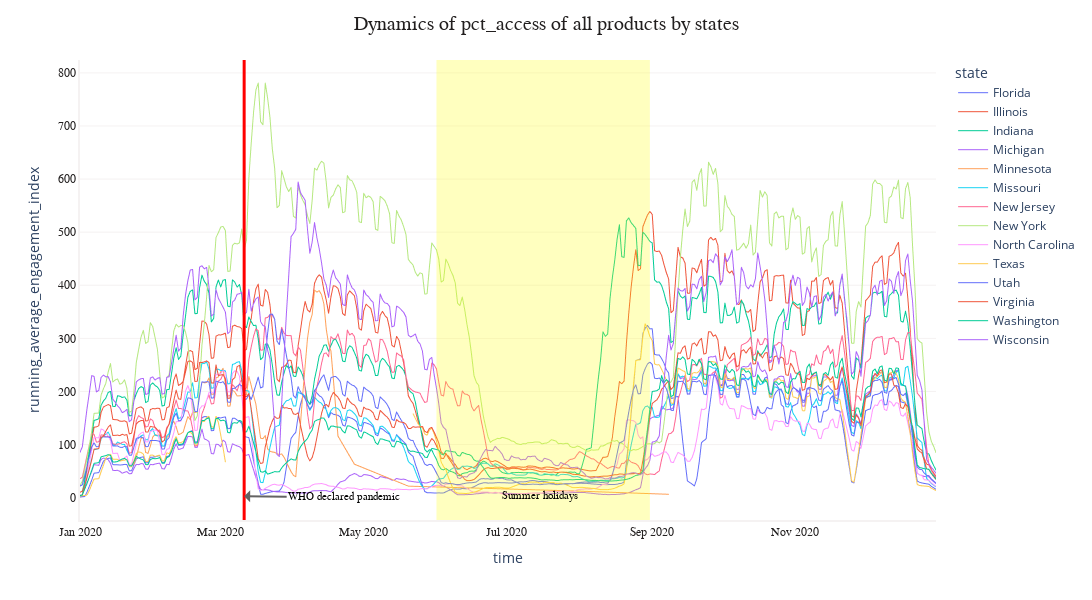

Notebook source saved alongside this figure:
### Markdown cell above
Covid19 - Important dates 2020

- **March 11** — WHO Declares COVID-19 a Pandemic
- Summer Vacation

taken from [this timeline](https://www.ajmc.com/view/a-timeline-of-covid19-developments-in-2020).

### Code cell
fig = px.line(st_eng, x="time", y="running_average_engagement_index", color="state", line_group="state")

fig.update_layout(plot_bgcolor = 'white', title = 'Dynamics of pct_access of all products by states', 
                  title_font_family = 'monospace', title_font_color = '#221f1f', title_font_size = 20, 
                  title_x = 0.5, width=1300, height=600)
fig.update_xaxes(showline = True, linecolor = '#f5f2f2', linewidth = 2, tickfont_family = 'monospace', 
                 tickfont_color = '#221f1f', tickfont_size = 12)
fig.update_yaxes(showline = True, linecolor = '#f5f2f2', 
                 showgrid = True, gridwidth = 1, gridcolor = '#f5f2f2',
                 linewidth = 2, tickfont_family = 'monospace', tickfont_color = '#221f1f', tickfont_size = 12)

fig.add_vline(x = '2020-03-11', line_width = 3, line_color="red")

fig.add_annotation(
        x='2020-03-11',
        y=2.7,
        text="WHO declared pandemic",
        showarrow=True,
        font=dict(
            family="monospace",
            size=11,
            color="black"
            ),
        arrowhead=1,
        arrowsize=1,
        arrowwidth=2,
        arrowcolor="#636363",
        ax= 100,
        ay=1
        )

fig.add_vrect(x0="2020-06-01", x1="2020-08-31", fillcolor="yellow", opacity=0.25, line_width=0)

fig.add_annotation(
        x='2020-07-15',
        y=2.25,
        text="Summer holidays",
        showarrow=False,
        font=dict(
            family="monospace",
            size=11,
            color="black"
            )
        )

fig.update_traces(line_width=1)

fig.show()

### Figure 1 — Plotly figure (JSON) as saved in the notebook; plotly's stock layout.template omitted (floating-point values rounded to 4 significant figures; data arrays with more than 128 entries replaced by an {"elided": "..."} marker saying what was removed)
{"data": [{"hovertemplate": "state=Florida<br>time=%{x}<br>running_average_engagement_index=%{y}<extra></extra>", "legendgroup": "Florida", "line": {"color": "#636efa", "dash": "solid", "width": 1}, "marker": {"symbol": "circle"}, "mode": "lines", "name": "Florida", "showlegend": true, "type": "scattergl", "x": {"elided": "366 str values"}, "xaxis": "x", "y": {"elided": "366 float values"}, "yaxis": "y"}, {"hovertemplate": "state=Illinois<br>time=%{x}<br>running_average_engagement_index=%{y}<extra></extra>", "legendgroup": "Illinois", "line": {"color": "#EF553B", "dash": "solid", "width": 1}, "marker": {"symbol": "circle"}, "mode": "lines", "name": "Illinois", "showlegend": true, "type": "scattergl", "x": {"elided": "366 str values"}, "xaxis": "x", "y": {"elided": "366 float values"}, "yaxis": "y"}, {"hovertemplate": "state=Indiana<br>time=%{x}<br>running_average_engagement_index=%{y}<extra></extra>", "legendgroup": "Indiana", "line": {"color": "#00cc96", "dash": "solid", "width": 1}, "marker": {"symbol": "circle"}, "mode": "lines", "name": "Indiana", "showlegend": true, "type": "scattergl", "x": {"elided": "366 str values"}, "xaxis": "x", "y": {"elided": "366 float values"}, "yaxis": "y"}, {"hovertemplate": "state=Michigan<br>time=%{x}<br>running_average_engagement_index=%{y}<extra></extra>", "legendgroup": "Michigan", "line": {"color": "#ab63fa", "dash": "solid", "width": 1}, "marker": {"symbol": "circle"}, "mode": "lines", "name": "Michigan", "showlegend": true, "type": "scattergl", "x": {"elided": "366 str values"}, "xaxis": "x", "y": {"elided": "366 float values"}, "yaxis": "y"}, {"hovertemplate": "state=Minnesota<br>time=%{x}<br>running_average_engagement_index=%{y}<extra></extra>", "legendgroup": "Minnesota", "line": {"color": "#FFA15A", "dash": "solid", "width": 1}, "marker": {"symbol": "circle"}, "mode": "lines", "name": "Minnesota", "showlegend": true, "type": "scattergl", "x": ["2020-01-23", "2020-01-24", "2020-01-25", "2020-01-26", "2020-01-27", "2020-01-28", "2020-01-29", "2020-01-30", "2020-01-31", "2020-02-01", "2020-02-02", "2020-02-03", "2020-02-04", "2020-02-05", "2020-02-06", "2020-02-07", "2020-02-08", "2020-02-09", "2020-02-10", "2020-02-11", "2020-02-12", "2020-02-13", "2020-02-14", "2020-02-15", "2020-02-16", "2020-02-17", "2020-02-18", "2020-02-19", "2020-02-20", "2020-02-21", "2020-02-22", "2020-02-23", "2020-02-24", "2020-02-25", "2020-02-26", "2020-02-27", "2020-02-28", "2020-02-29", "2020-03-01", "2020-03-02", "2020-03-03", "2020-03-04", "2020-03-05", "2020-03-06", "2020-03-07", "2020-03-08", "2020-03-09", "2020-03-10", "2020-03-11", "2020-03-12", "2020-03-13", "2020-03-14", "2020-03-15", "2020-03-16", "2020-03-17", "2020-03-18", "2020-03-19", "2020-03-20", "2020-03-21", "2020-03-22", "2020-03-23", "2020-03-24", "2020-03-25", "2020-03-26", "2020-03-27", "2020-03-28", "2020-03-29", "2020-03-30", "2020-03-31", "2020-04-01", "2020-04-02", "2020-04-03", "2020-04-04", "2020-04-05", "2020-04-06", "2020-04-07", "2020-04-08", "2020-04-09", "2020-04-10", "2020-04-11", "2020-04-12", "2020-04-13", "2020-04-14", "2020-04-15", "2020-04-16", "2020-04-17", "2020-04-18", "2020-04-19", "2020-04-20", "2020-04-27", "2020-05-20", "2020-07-28", "2020-09-08"], "xaxis": "x", "y": [60.18, 63.3, 75.57, 93.95, 111.5, 113.1, 85.24, 83.5, 97.23, 113.9, 119.4, 117.2, 118.5, 97.18, 96.77, 113.2, 117.2, 139.8, 143.5, 133.5, 118.8, 120.5, 123.5, 138.6, 152.7, 146.8, 161.2, 160.3, 161.7, 191.2, 217.8, 216.3, 216.9, 225.4, 194.7, 195.0, 225.8, 227.3, 237.0, 243.7, 213.2, 172.3, 172.6, 202.5, 199.0, 191.9, 191.8, 192.5, 193.2, 194.4, 228.3, 211.4, 192.8, 176.1, 144.7, 112.0, 111.1, 117.1, 91.73, 87.5, 86.09, 85.35, 83.13, 81.24, 82.36, 76.24, 67.24, 57.63, 49.13, 42.1, 39.42, 93.26, 139.1, 195.2, 248.7, 300.0, 330.0, 345.2, 390.9, 387.1, 390.0, 381.9, 364.7, 317.5, 289.6, 276.2, 225.4, 170.7, 116.0, 63.08, 21.75, 12.96, 6.393], "yaxis": "y"}, {"hovertemplate": "state=Missouri<br>time=%{x}<br>running_average_engagement_index=%{y}<extra></extra>", "legendgroup": "Missouri", "line": {"color": "#19d3f3", "dash": "solid", "width": 1}, "marker": {"symbol": "circle"}, "mode": "lines", "name": "Missouri", "showlegend": true, "type": "scattergl", "x": {"elided": "366 str values"}, "xaxis": "x", "y": {"elided": "366 float values"}, "yaxis": "y"}, {"hovertemplate": "state=New Jersey<br>time=%{x}<br>running_average_engagement_index=%{y}<extra></extra>", "legendgroup": "New Jersey", "line": {"color": "#FF6692", "dash": "solid", "width": 1}, "marker": {"symbol": "circle"}, "mode": "lines", "name": "New Jersey", "showlegend": true, "type": "scattergl", "x": {"elided": "366 str values"}, "xaxis": "x", "y": {"elided": "366 float values"}, "yaxis": "y"}, {"hovertemplate": "state=New York<br>time=%{x}<br>running_average_engagement_index=%{y}<extra></extra>", "legendgroup": "New York", "line": {"color": "#B6E880", "dash": "solid", "width": 1}, "marker": {"symbol": "circle"}, "mode": "lines", "name": "New York", "showlegend": true, "type": "scattergl", "x": {"elided": "366 str values"}, "xaxis": "x", "y": {"elided": "366 float values"}, "yaxis": "y"}, {"hovertemplate": "state=North Carolina<br>time=%{x}<br>running_average_engagement_index=%{y}<extra></extra>", "legendgroup": "North Carolina", "line": {"color": "#FF97FF", "dash": "solid", "width": 1}, "marker": {"symbol": "circle"}, "mode": "lines", "name": "North Carolina", "showlegend": true, "type": "scattergl", "x": {"elided": "366 str values"}, "xaxis": "x", "y": {"elided": "366 float values"}, "yaxis": "y"}, {"hovertemplate": "state=Texas<br>time=%{x}<br>running_average_engagement_index=%{y}<extra></extra>", "legendgroup": "Texas", "line": {"color": "#FECB52", "dash": "solid", "width": 1}, "marker": {"symbol": "circle"}, "mode": "lines", "name": "Texas", "showlegend": true, "type": "scattergl", "x": {"elided": "365 str values"}, "xaxis": "x", "y": {"elided": "365 float values"}, "yaxis": "y"}, {"hovertemplate": "state=Utah<br>time=%{x}<br>running_average_engagement_index=%{y}<extra></extra>", "legendgroup": "Utah", "line": {"color": "#636efa", "dash": "solid", "width": 1}, "marker": {"symbol": "circle"}, "mode": "lines", "name": "Utah", "showlegend": true, "type": "scattergl", "x": {"elided": "366 str values"}, "xaxis": "x", "y": {"elided": "366 float values"}, "yaxis": "y"}, {"hovertemplate": "state=Virginia<br>time=%{x}<br>running_average_engagement_index=%{y}<extra></extra>", "legendgroup": "Virginia", "line": {"color": "#EF553B", "dash": "solid", "width": 1}, "marker": {"symbol": "circle"}, "mode": "lines", "name": "Virginia", "showlegend": true, "type": "scattergl", "x": {"elided": "366 str values"}, "xaxis": "x", "y": {"elided": "366 float values"}, "yaxis": "y"}, {"hovertemplate": "state=Washington<br>time=%{x}<br>running_average_engagement_index=%{y}<extra></extra>", "legendgroup": "Washington", "line": {"color": "#00cc96", "dash": "solid", "width": 1}, "marker": {"symbol": "circle"}, "mode": "lines", "name": "Washington", "showlegend": true, "type": "scattergl", "x": {"elided": "366 str values"}, "xaxis": "x", "y": {"elided": "366 float values"}, "yaxis": "y"}, {"hovertemplate": "state=Wisconsin<br>time=%{x}<br>running_average_engagement_index=%{y}<extra></extra>", "legendgroup": "Wisconsin", "line": {"color": "#ab63fa", "dash": "solid", "width": 1}, "marker": {"symbol": "circle"}, "mode": "lines", "name": "Wisconsin", "showlegend": true, "type": "scattergl", "x": {"elided": "366 str values"}, "xaxis": "x", "y": {"elided": "366 float values"}, "yaxis": "y"}], "layout": {"annotations": [{"arrowcolor": "#636363", "arrowhead": 1, "arrowsize": 1, "arrowwidth": 2, "ax": 100, "ay": 1, "font": {"color": "black", "family": "monospace", "size": 11}, "showarrow": true, "text": "WHO declared pandemic", "x": "2020-03-11", "y": 2.7}, {"font": {"color": "black", "family": "monospace", "size": 11}, "showarrow": false, "text": "Summer holidays", "x": "2020-07-15", "y": 2.25}], "height": 600, "legend": {"title": {"text": "state"}, "tracegroupgap": 0}, "margin": {"t": 60}, "plot_bgcolor": "white", "shapes": [{"line": {"color": "red", "width": 3}, "type": "line", "x0": "2020-03-11", "x1": "2020-03-11", "xref": "x", "y0": 0, "y1": 1, "yref": "y domain"}, {"fillcolor": "yellow", "line": {"width": 0}, "opacity": 0.25, "type": "rect", "x0": "2020-06-01", "x1": "2020-08-31", "xref": "x", "y0": 0, "y1": 1, "yref": "y domain"}], "title": {"font": {"color": "#221f1f", "family": "monospace", "size": 20}, "text": "Dynamics of pct_access of all products by states", "x": 0.5}, "width": 1300, "xaxis": {"anchor": "y", "autorange": true, "domain": [0, 1], "linecolor": "#f5f2f2", "linewidth": 2, "range": ["2020-01-01", "2020-12-31"], "showline": true, "tickfont": {"color": "#221f1f", "family": "monospace", "size": 12}, "title": {"text": "time"}, "type": "date"}, "yaxis": {"anchor": "x", "autorange": true, "domain": [0, 1], "gridcolor": "#f5f2f2", "gridwidth": 1, "linecolor": "#f5f2f2", "linewidth": 2, "range": [-42.02, 824.3], "showgrid": true, "showline": true, "tickfont": {"color": "#221f1f", "family": "monospace", "size": 12}, "title": {"text": "running_average_engagement_index"}, "type": "linear"}}}
